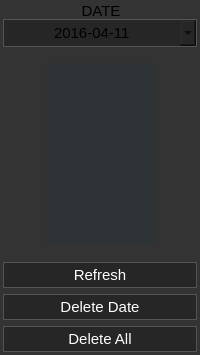
         <widget class="QGroupBox" name="videoDateGroupBox">
          <property name="minimumSize">
           <size>
            <width>150</width>
            <height>0</height>
           </size>
          </property>
          <property name="maximumSize">
           <size>
            <width>200</width>
            <height>16777215</height>
           </size>
          </property>
          <property name="font">
           <font>
            <pointsize>11</pointsize>
           </font>
          </property>
          <property name="styleSheet">
           <string notr="true">background-color: #333333;
border: 1px solid #333333;
border-top: 10px solid #333333;</string>
          </property>
          <property name="title">
           <string>DATE</string>
          </property>
          <property name="alignment">
           <set>Qt::AlignCenter</set>
          </property>
          <property name="flat">
           <bool>false</bool>
          </property>
          <layout class="QGridLayout" name="gridLayout_9">
           <property name="leftMargin">
            <number>2</number>
           </property>
           <property name="topMargin">
            <number>9</number>
           </property>
           <property name="rightMargin">
            <number>2</number>
           </property>
           <property name="bottomMargin">
            <number>2</number>
           </property>
           <item row="4" column="0" alignment="Qt::AlignHCenter">
            <widget class="QListWidget" name="videosDateListWidget">
             <property name="minimumSize">
              <size>
               <width>110</width>
               <height>0</height>
              </size>
             </property>
             <property name="maximumSize">
              <size>
               <width>110</width>
               <height>16777215</height>
              </size>
             </property>
             <property name="font">
              <font>
               <family>MS Shell Dlg 2</family>
               <pointsize>11</pointsize>
              </font>
             </property>
             <property name="styleSheet">
              <string notr="true">color: rgb(255, 255, 255);
background-color: rgb(46, 52, 54);</string>
             </property>
             <property name="frameShape">
              <enum>QFrame::NoFrame</enum>
             </property>
             <property name="frameShadow">
              <enum>QFrame::Plain</enum>
             </property>
             <property name="horizontalScrollBarPolicy">
              <enum>Qt::ScrollBarAlwaysOff</enum>
             </property>
             <property name="alternatingRowColors">
              <bool>false</bool>
             </property>
             <property name="gridSize">
              <size>
               <width>110</width>
               <height>25</height>
              </size>
             </property>
             <property name="viewMode">
              <enum>QListView::ListMode</enum>
             </property>
             <property name="uniformItemSizes">
              <bool>true</bool>
             </property>
             <property name="wordWrap">
              <bool>true</bool>
             </property>
             <property name="selectionRectVisible">
              <bool>true</bool>
             </property>
            </widget>
           </item>
           <item row="5" column="0">
            <widget class="Line" name="line_2">
             <property name="minimumSize">
              <size>
               <width>0</width>
               <height>5</height>
              </size>
             </property>
             <property name="orientation">
              <enum>Qt::Horizontal</enum>
             </property>
            </widget>
           </item>
           <item row="9" column="0">
            <widget class="QPushButton" name="deleteAllVideosButton">
             <property name="font">
              <font>
               <pointsize>11</pointsize>
              </font>
             </property>
             <property name="toolTip">
              <string>Delete All Videos</string>
             </property>
             <property name="styleSheet">
              <string notr="true">QPushButton {
	background-color: #262626;
	color: #ffffff;
	border: 1px solid #555555;
	padding: 3px;
}
QPushButton::pressed {
	background-color: #888888;
	color: #262626;
}</string>
             </property>
             <property name="text">
              <string>Delete All</string>
             </property>
             <property name="icon">
              <iconset>
               <normaloff>icons/delete_red.png</normaloff>icons/delete_red.png</iconset>
             </property>
            </widget>
           </item>
           <item row="7" column="0">
            <widget class="QPushButton" name="deleteDateVideosButton">
             <property name="font">
              <font>
               <pointsize>11</pointsize>
              </font>
             </property>
             <property name="toolTip">
              <string>Delete All Videos For The Selected Date</string>
             </property>
             <property name="styleSheet">
              <string notr="true">QPushButton {
	background-color: #262626;
	color: #ffffff;
	border: 1px solid #555555;
	padding: 3px;
}
QPushButton::pressed {
	background-color: #888888;
	color: #262626;
}</string>
             </property>
             <property name="text">
              <string>Delete Date</string>
             </property>
             <property name="icon">
              <iconset>
               <normaloff>icons/delete.png</normaloff>icons/delete.png</iconset>
             </property>
            </widget>
           </item>
           <item row="3" column="0">
            <widget class="QDateEdit" name="selectVideoDateEdit">
             <property name="font">
              <font>
               <pointsize>11</pointsize>
              </font>
             </property>
             <property name="styleSheet">
              <string notr="true">QDateEdit {
	background-color: #262626;
	border: 1px solid #555555;
	padding: 3px;
}</string>
             </property>
             <property name="frame">
              <bool>true</bool>
             </property>
             <property name="alignment">
              <set>Qt::AlignCenter</set>
             </property>
             <property name="buttonSymbols">
              <enum>QAbstractSpinBox::PlusMinus</enum>
             </property>
             <property name="showGroupSeparator" stdset="0">
              <bool>false</bool>
             </property>
             <property name="displayFormat">
              <string>yyyy-MM-dd</string>
             </property>
             <property name="calendarPopup">
              <bool>true</bool>
             </property>
             <property name="timeSpec">
              <enum>Qt::LocalTime</enum>
             </property>
             <property name="date">
              <date>
               <year>2016</year>
               <month>4</month>
               <day>11</day>
              </date>
             </property>
            </widget>
           </item>
           <item row="6" column="0">
            <widget class="QPushButton" name="refreshVideosButton">
             <property name="font">
              <font>
               <pointsize>11</pointsize>
              </font>
             </property>
             <property name="toolTip">
              <string>Refresh</string>
             </property>
             <property name="styleSheet">
              <string notr="true">QPushButton {
	background-color: #262626;
	color: #ffffff;
	border: 1px solid #555555;
	padding: 3px;
}
QPushButton::pressed {
	background-color: #888888;
	color: #262626;
}</string>
             </property>
             <property name="text">
              <string>Refresh</string>
             </property>
             <property name="icon">
              <iconset>
               <normaloff>icons/refresh.png</normaloff>icons/refresh.png</iconset>
             </property>
            </widget>
           </item>
          </layout>
         </widget>
